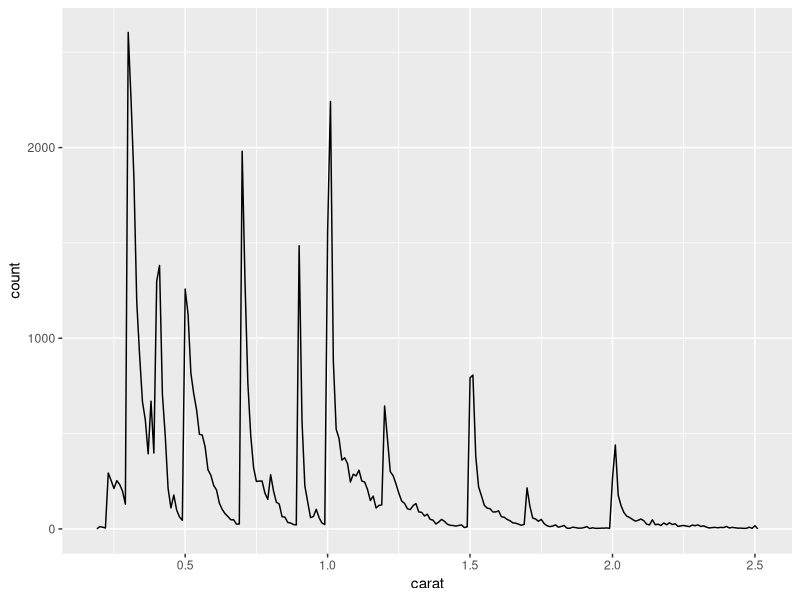
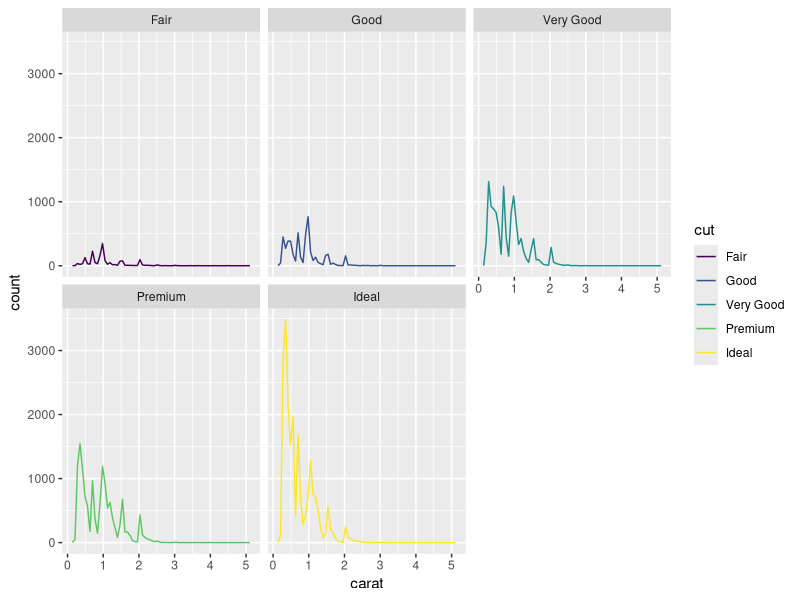
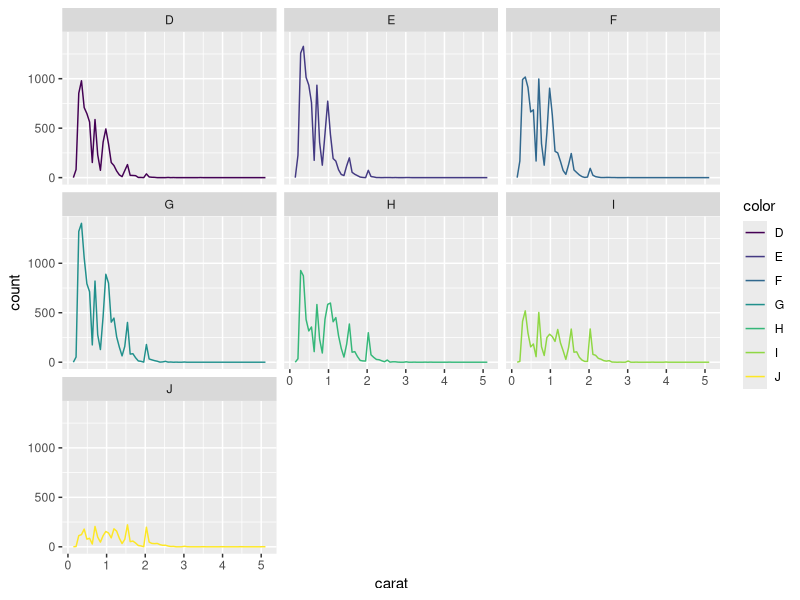
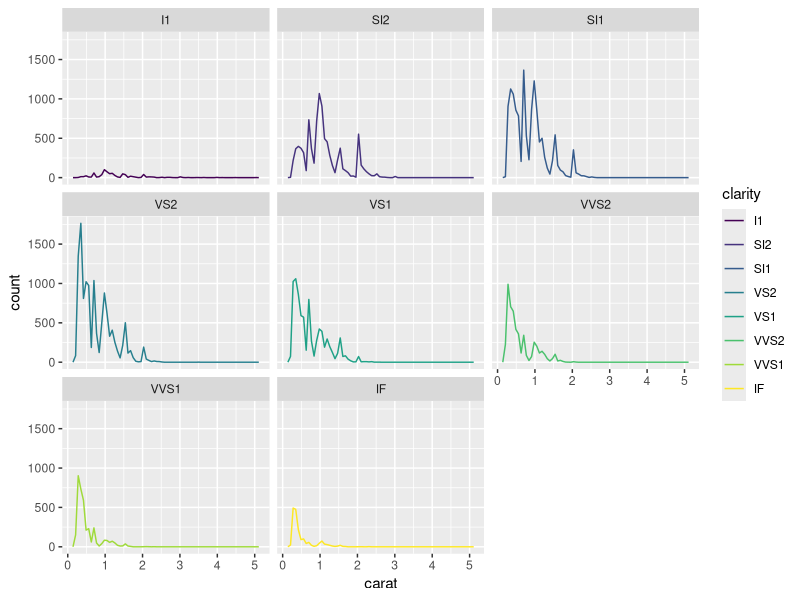

The R source for these figures, in order:
## ---- chunk 1
library(ggplot2)
library(dplyr)
# knitr::opts_chunk$set(echo = FALSE)

smaller <- diamonds %>% 
  filter(carat <= 2.5)
## ---- chunk 2
smaller %>% 
  ggplot(aes(carat)) + 
  geom_freqpoly(binwidth = 0.01)
## ---- chunk 3
head(diamonds)

diamonds%>% ggplot(aes (x= carat , color = cut) )+
geom_freqpoly(binwidth = 0.07) + facet_wrap(~cut)
# or geomhistogram() wiht fill = cut
diamonds%>%group_by(cut)%>% summarize(count = n())

diamonds %>% ggplot(aes(carat, color = color))+
geom_freqpoly(binwidth = 0.07) + facet_wrap(~color)
diamonds%>%group_by(color)%>% summarize(count = n())

diamonds %>% ggplot(aes(carat, color = clarity))+
geom_freqpoly(binwidth = 0.07)+facet_wrap(~clarity)
diamonds%>%group_by(clarity)%>% summarize(count = n())
